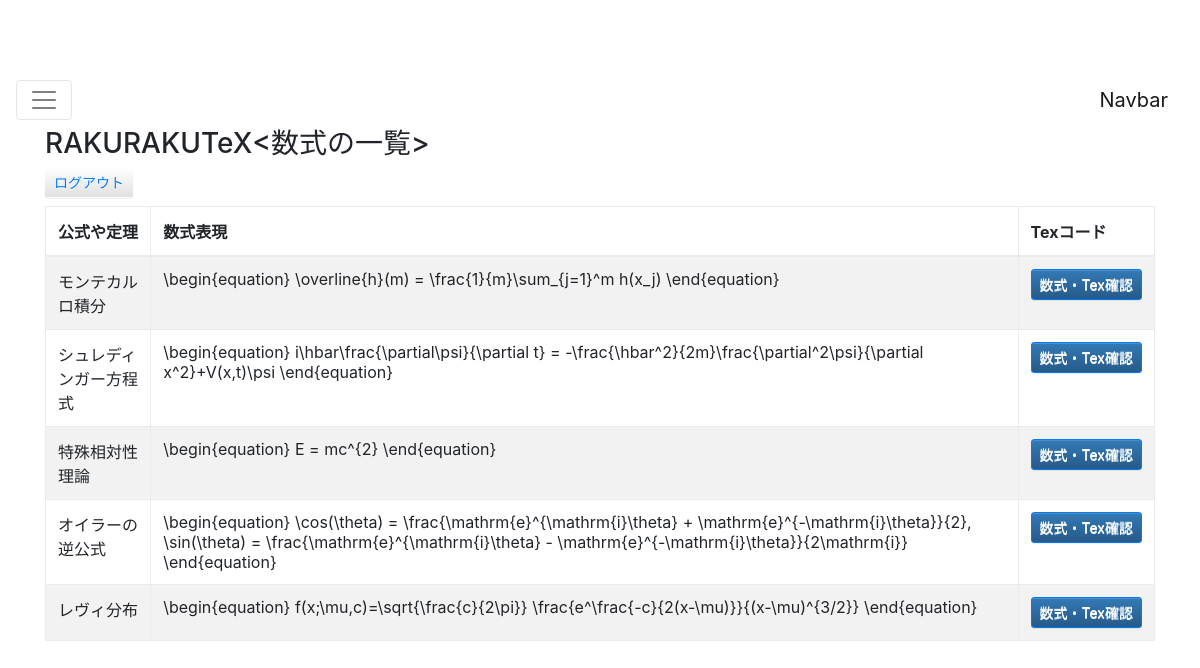
The page /cms/book/mypage/ on the database as committed earlier.
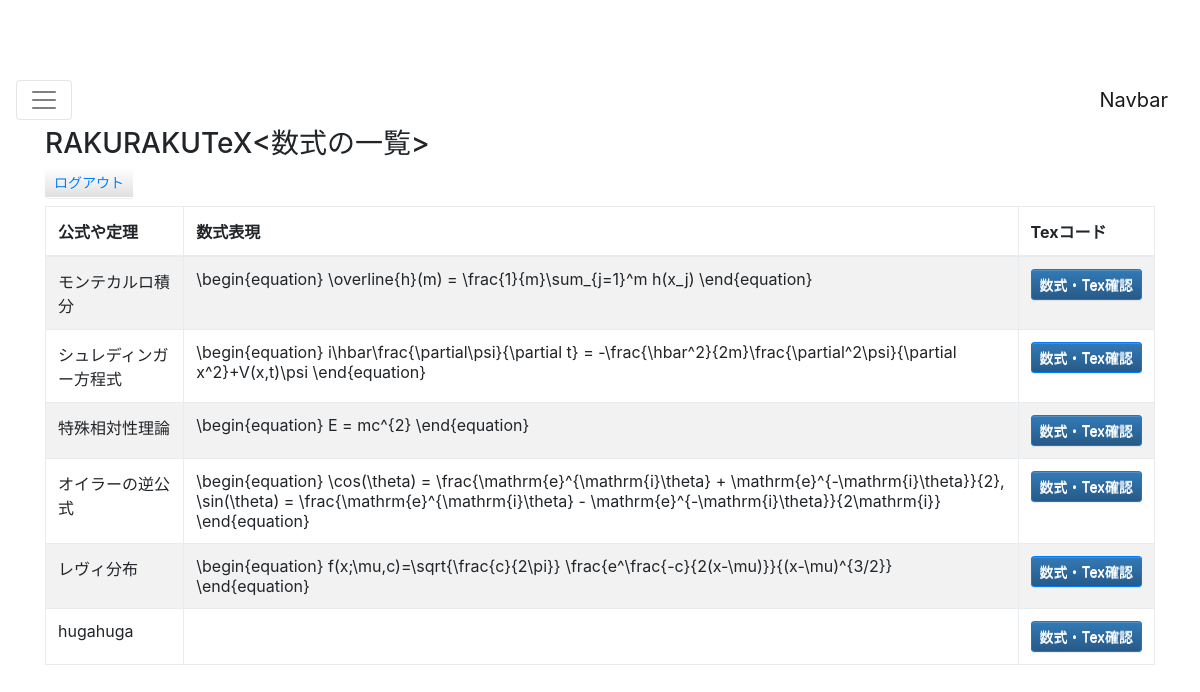
The same page on the database as committed later.
### cms/models.py (models this page shows, shortened)
class Book(models.Model):
    name = models.CharField('書籍名', max_length=255)
    publisher = models.CharField('出版社', max_length=255, blank=True)
    page = models.IntegerField('ページ数', blank=True, default=0)
    tags = TaggableManager()    # タグ用フィールド

### cms/views.py (the view)
def mypage_list(request):
    context_object_name='impressions'
    books = Book.objects.all().order_by('id')
    return render(request,
                  'cms/mypage.html',     # 使用するテンプレート
                  {'books': books})         # テンプレートに渡すデータ

### cms/templates/cms/mypage.html (shortened to what this page needs)
{% extends "base.html" %}
{% block content %}
    <h3 class="page-header">RAKURAKUTeX<数式の一覧></h3>
    <a href='http://127.0.0.1:8000/accounts/logout/' class="btn btn-default btn-sm">ログアウト</a>
    <table class="table table-striped table-bordered">
      <thead>
        <tr>
          <th>公式や定理</th>
          <th>数式表現</th>
          <th>Texコード</th>
        </tr>
      </thead>
      <tbody>
        {% for book in books %}
        <tr>
          <td>{{ book.name }}</td>
          <td>{{ book.publisher }}</td>
          <td><a href="{% url 'cms:impression_list' book_id=book.id %}" class="btn btn-default btn-sm btn-primary">数式・Tex確認</a></td>
        </tr>
        {% endfor %}
      </tbody>
    </table>
{% endblock content %}

Rows that differ between the two databases and show on the page:
added Book: name "hugahuga"
